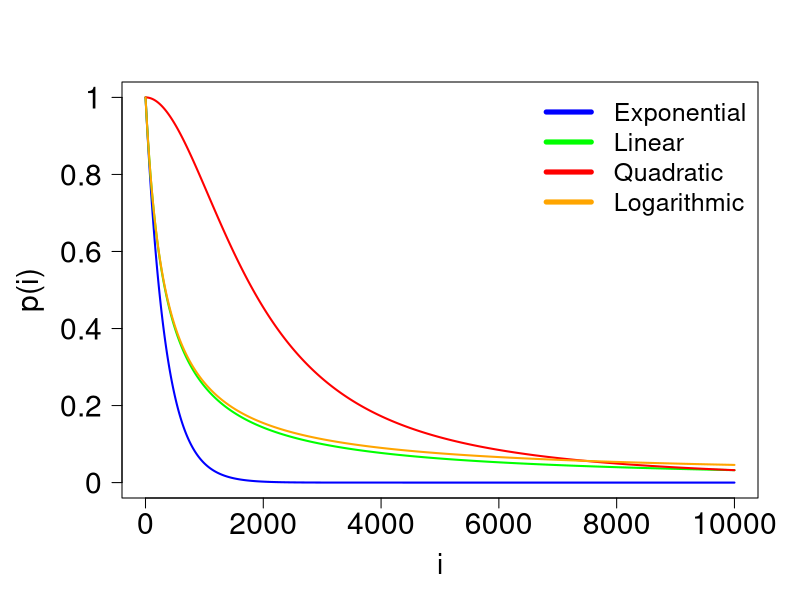

Write R code to recreate this figure.
# See
# http://what-when-how.com/artificial-intelligence/a-comparison-of-cooling-schedules-for-simulated-annealing-artificial-intelligence/

OUTDIR <- "./"

exp_cool <- function(i, ntot, a, b) {
  (1-b)*exp(-a*(i-1)/ntot)+b
}

pow_cool <- function(i, ntot, a, b) {
  (1-b)*(a^((i-1)/ntot))+b
}

lin_cool <- function(i, ntot, a, b) {
  (1-b)*(1/(1+a*(i-1)/ntot))+b
}

quad_cool <- function(i, ntot, a, b) {
  (1-b)*(1/(1+a*(((i-1)/ntot)^2)))+b
}

log_cool <- function(i, ntot, a, b) {
  (1-b)*(1/(1+a*log(1+(i-1)/ntot)))+b
}

ntot <- 10000

x <- seq(1, ntot, by=1)

cols <- c("blue", "green", "red", "orange")

pdf(file=file.path(OUTDIR, "cooling_schedules.pdf"), width=10, height=6)

oldpar <- par(no.readonly=TRUE)

par(mar=c(5, 6, 4, 2)+0.1, mgp=c(3, 1, 0))

plot(
  x,
  exp_cool(x, ntot, 30, 0),
  ylim=c(0, 1),
  type="l",
  col=cols[1],
  lwd=2,
  xlab="i",
  ylab="",
  cex.axis=1.8,
  cex.lab=1.7,
  yaxt="n"
)

axis(
  2,
  at=seq(0, 1, by=0.2),
  labels=seq(0, 1, by=0.2),
  cex.axis=1.8,
  las=1
)

mtext("p(i)", 2, line=4, cex=1.8)

lines(
  x,
  lin_cool(x, ntot, 30, 0),
  col=cols[2],
  lwd=2
)

lines(
  x,
  quad_cool(x, ntot, 30, 0),
  col=cols[3],
  lwd=2
)

lines(
  x,
  log_cool(x, ntot, 30, 0),
  col=cols[4],
  lwd=2
)

legend(
  "topright",
  c("Exponential", "Linear", "Quadratic", "Logarithmic"),
  lty=c(1, 1, 1),
  lwd=c(5, 5, 5),
  col=cols,
  cex=1.5,
  bty="n"
)

par(oldpar)

dev.off()
